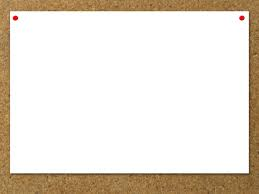
#> input picture images/board.jfif, 259 x 194 px
$ python drawing.py
#> lines starting #> are read from the running program, lines starting #| are printed output that depends on the picture
import cv2
img = cv2.imread('images/board.jfif')
#> img is the input picture: shape (194, 259, 3); mean B, G, R 211.5, 222.6, 230.9
resize=cv2.resize(img,(600,800))
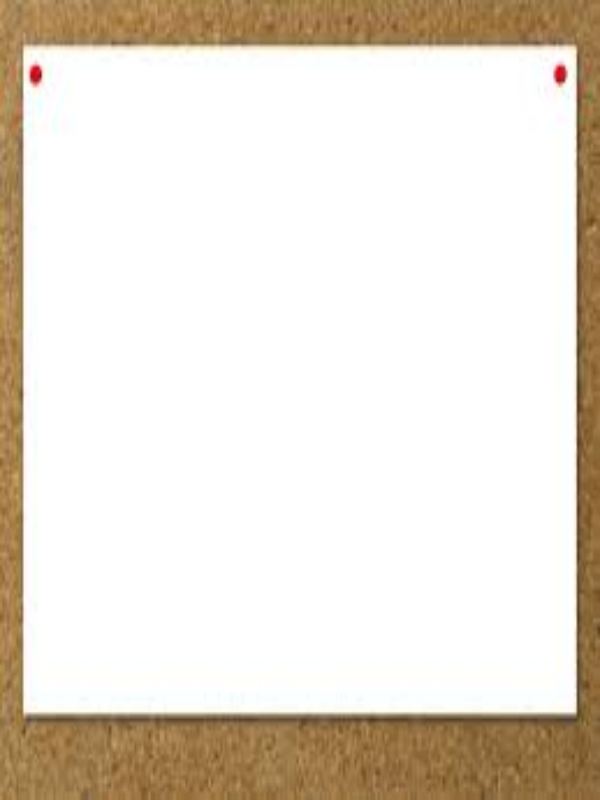
#> resize: shape (800, 600, 3); mean B, G, R 211.4, 222.6, 230.8
print(resize.shape)
#| (800, 600, 3)
cv2.line(resize, (50, 50), (550, 50), (0, 255, 0), 4)
cv2.rectangle(resize, (100, 100), (500, 300), (255, 0, 0), 3)
cv2.circle(resize, (300, 500), 70, (0, 0, 255), -1)
cv2.putText(resize, "OpenCV Drawing", (200, 240), cv2.FONT_HERSHEY_SIMPLEX, 1.2, (0, 255, ), 2)
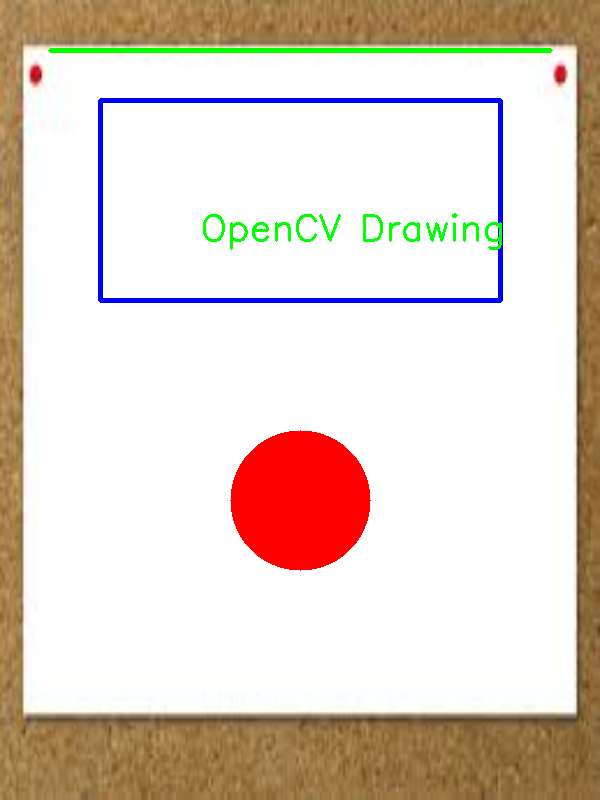
#> resize: shape (800, 600, 3); mean B, G, R 200.9, 211.4, 225.2
cv2.imshow('SHAPES',resize)
cv2.waitKey(0)

$ run again, with images/birds.jpg saved as images/board.jfif
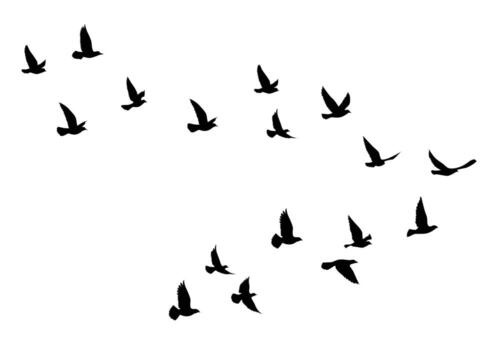
#> input picture images/birds.jpg, 495 x 350 px
#> img is the input picture: shape (350, 495, 3); min 0, max 255, mean 245.7
#> `resize=cv2.resize(img,(600,800))`:
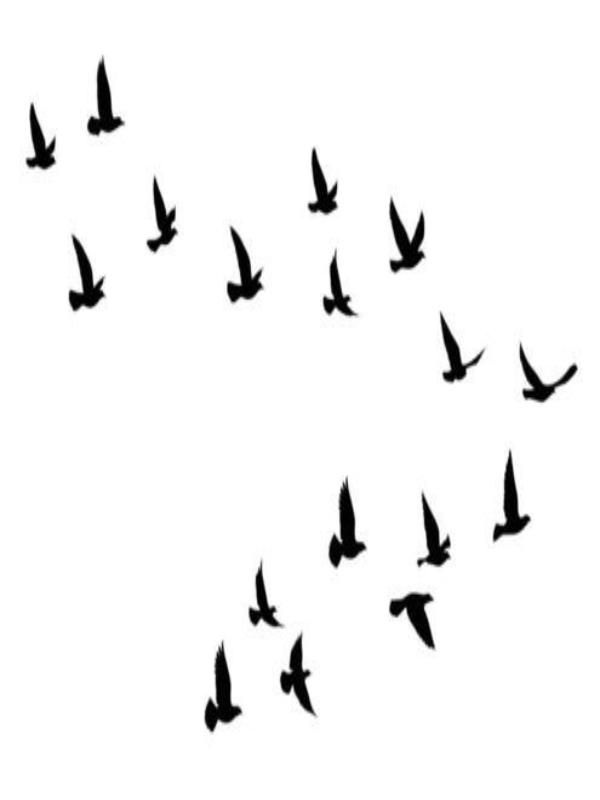
#> resize: shape (800, 600, 3); min 0, max 255, mean 245.7
#| (800, 600, 3)
#> `cv2.putText(resize, "OpenCV Drawing", (200, 240), cv2.FONT_HERSHEY_SIM..`:
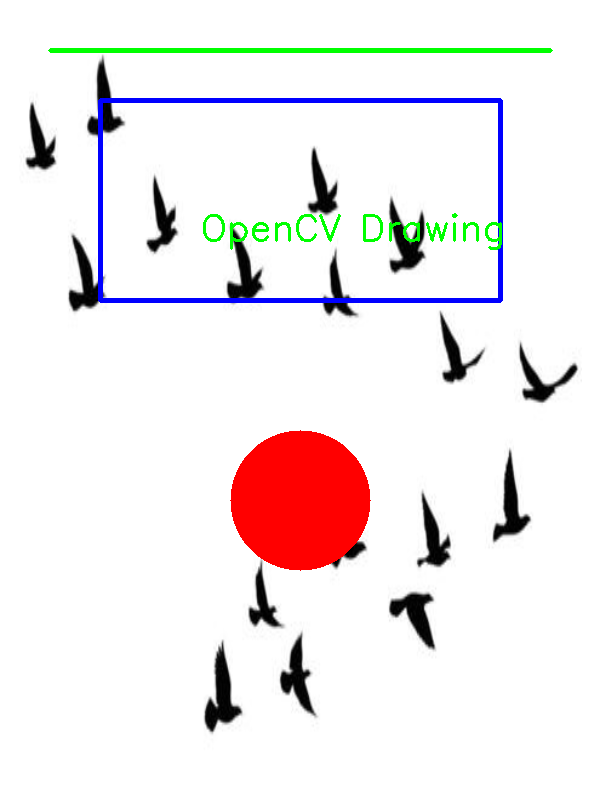
#> resize: shape (800, 600, 3); mean B, G, R 235.9, 235.3, 241
